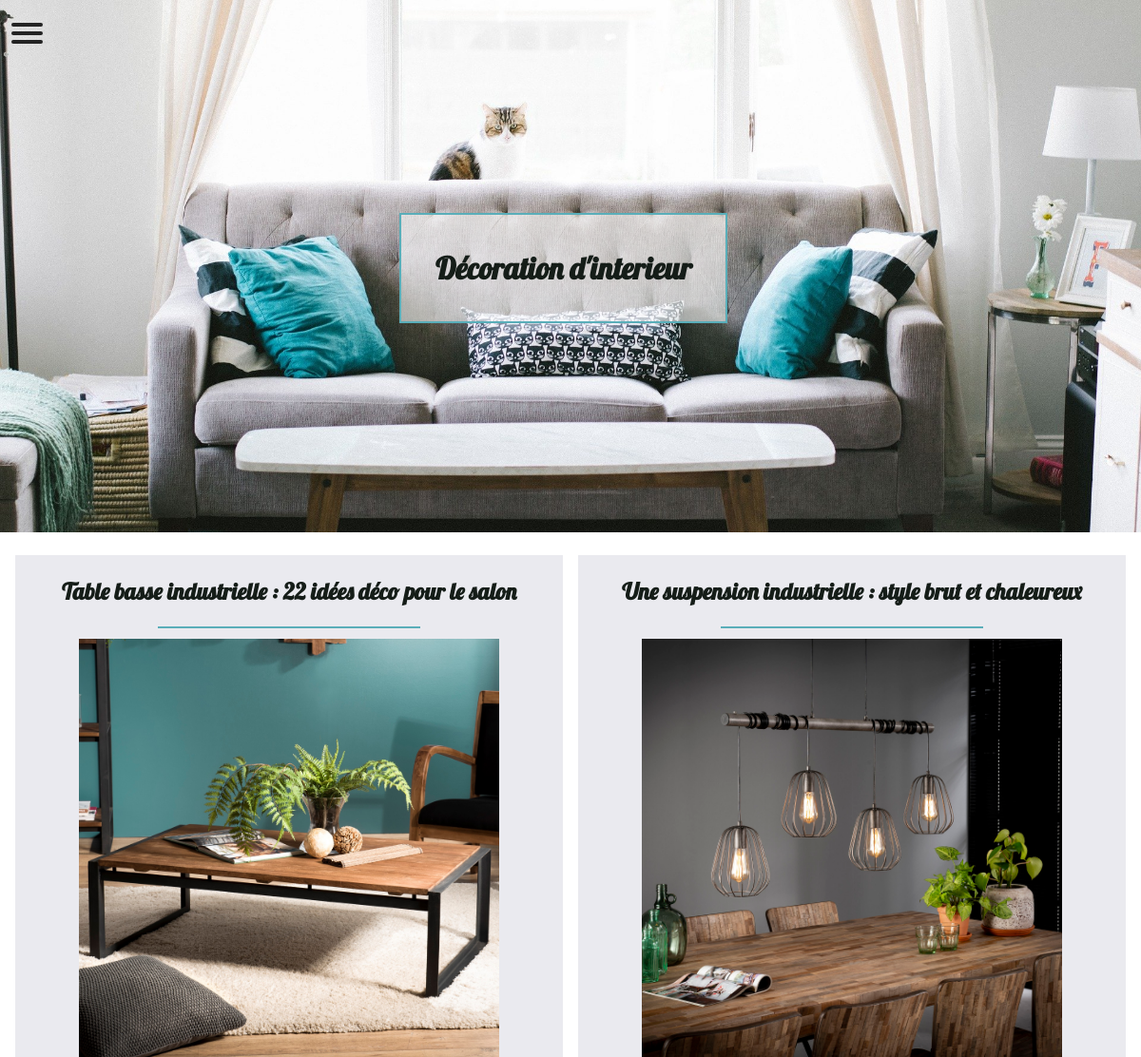
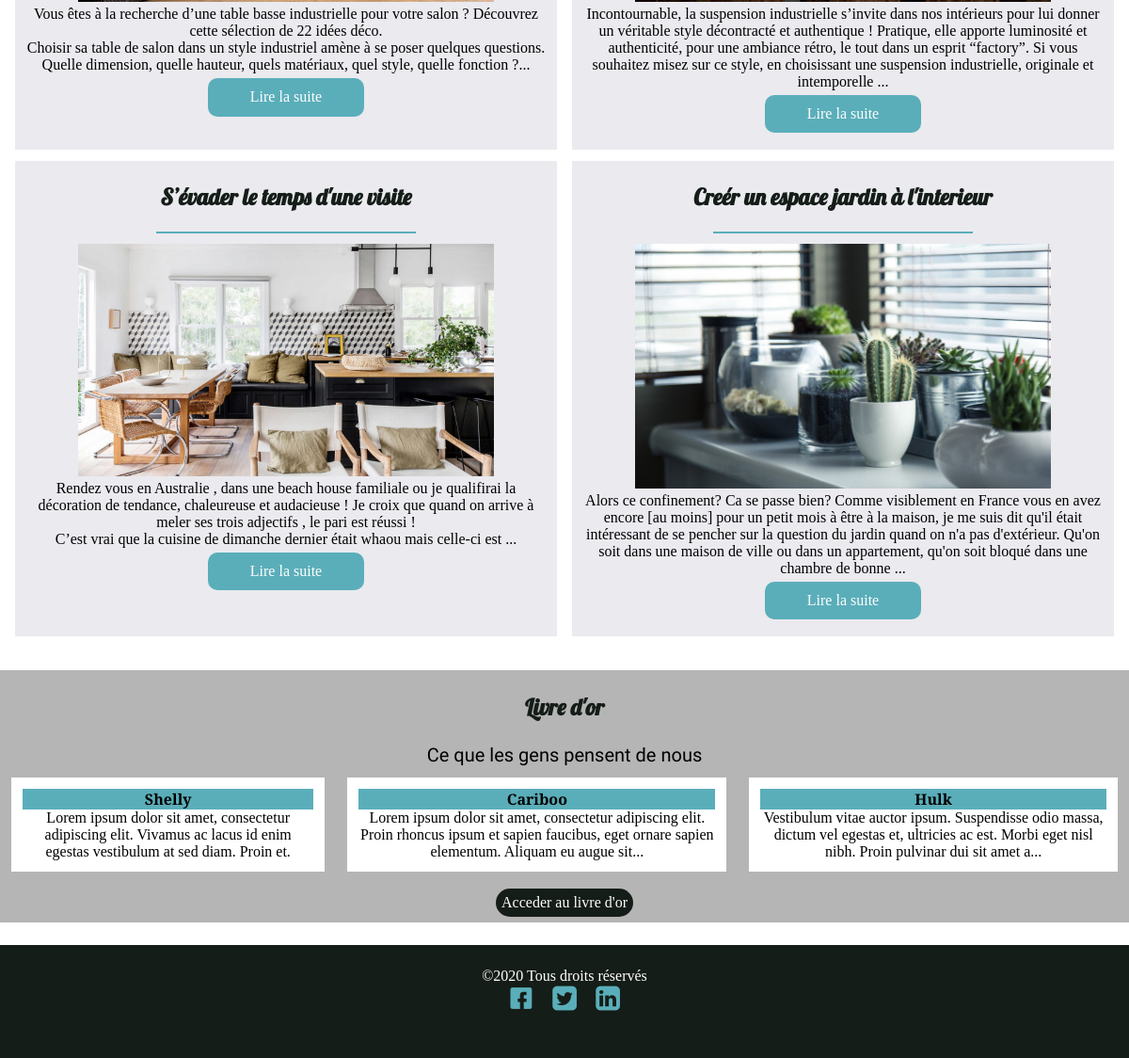
The page / on the database its author committed (2 pictures, top to bottom).
### tables this page shows
CREATE TABLE IF NOT EXISTS `commentaires` (
  `id` int(11) NOT NULL AUTO_INCREMENT,
  `commentaire` text NOT NULL,
  `id_utilisateur` int(11) NOT NULL,
  `date` datetime NOT NULL,
  PRIMARY KEY (`id`)
);

CREATE TABLE IF NOT EXISTS `utilisateurs` (
  `id` int(11) NOT NULL AUTO_INCREMENT,
  `login` varchar(255) NOT NULL,
  `password` varchar(255) NOT NULL,
  PRIMARY KEY (`id`)
);

### index.php (the view, shortened to what this page needs)
<?php
require 'php/require/header.php';
$bd = mysqli_connect("localhost","root","","livreor");
$requete = "SELECT * FROM commentaires  inner join utilisateurs ON utilisateurs.id= id_utilisateur ORDER BY rand() LIMIT 0,3 ";
$query = mysqli_query($bd,$requete);
$resultat = mysqli_fetch_all($query);
?>
        <div class="index-main-div">
            <section>
                <h2>Table basse industrielle : 22 idées déco pour le salon</h2>
                <hr>
                <img src="src/img/table1.Jpg" alt="Table basse">
                <p>Vous êtes à la recherche d’une table basse industrielle pour votre salon ? Découvrez cette sélection de 22 idées déco.</p>
                <p>Choisir sa table de salon dans un style industriel amène à se poser quelques questions. Quelle dimension, quelle hauteur, quels matériaux, quel style, quelle fonction ?...</p>
                <a class="bouton" href="#">Lire la suite</a>
            </section>
            <section>
                <h2>Une suspension industrielle : style brut et chaleureux</h2>
                <hr>
                <img src="src/img/suspension.jpg" alt="suspension industrielle">
                <p>Incontournable, la suspension industrielle s’invite dans nos intérieurs pour lui donner un véritable style décontracté et authentique !
                Pratique, elle apporte luminosité et authenticité, pour une ambiance rétro, le tout dans un esprit “factory”.
                Si vous souhaitez misez sur ce style, en choisissant une suspension industrielle, originale et intemporelle ...</p>
                <a class="bouton" href="#">Lire la suite</a>
            </section>
            <section>
                <h2>S’évader le temps d'une visite</h2>
                <hr>
                <img src="src/img/australie.jpg" alt="Photo de cuisine">
                <p>Rendez vous en Australie , dans une beach house familiale ou je qualifirai la décoration de tendance, chaleureuse et audacieuse ! Je croix que quand on arrive à meler ses trois adjectifs , le pari est réussi !</p>
                <p>C’est vrai que la cuisine de dimanche dernier était whaou mais celle-ci est ...</p>
                <a class="bouton" href="#">Lire la suite</a>
            </section>
            <section>
                <h2>Creér un espace jardin à l'interieur</h2>
                <hr>
                <img src="src/img/fleurs.jpg" alt="Jardin d'interieur">
                <p>Alors ce confinement? Ca se passe bien? Comme visiblement en France vous en avez encore [au moins] pour un petit mois à être à la maison, je me suis dit qu'il était intéressant de se pencher sur la question du jardin quand on n'a pas d'extérieur. Qu'on soit dans une maison de ville ou dans un appartement, qu'on soit bloqué dans une chambre de bonne ...</p>
                <a class="bouton" href="#">Lire la suite</a>
            </section>
        </div>
        <?php if ( isset($resultat) && !empty($resultat)) :?>
        <section class="livre-or">
            <h2>Livre d'or</h2>
            <p class="livre-or-p">Ce que les gens pensent de nous</p>
            <div class="livre-or-div">
                <?php foreach ($resultat as $valeur) : ?>
                <div>
                    <p class="index_login"><?php echo ucfirst($valeur[5]) ?></p>
                    <p><?php echo mb_strimwidth ( $valeur[1] , '0' , '150' ,"..."); ?></p>
                </div>
                <?php endforeach ;?>
            </div>
            <a class="connexion" href="livre-or.php?page=1">Acceder au livre d'or</a>
        </section>
        <?php endif ;?>

### php/require/header.php (shortened to what this page needs)
<!DOCTYPE html>
<html lang="fr">
<head>
    <link rel="stylesheet" href="src/css/fontello/css/fontello.css">
    <link rel="stylesheet" href="src/css/style.css">
</head>
<body>
    <header>
    <nav>
        <div id="menuToggle">
            <span></span>
            <span></span>
            <span></span>
        </div>
    </nav>
        <h1>Décoration d'interieur</h1>
    </header>
    <main >

### src/css/style.css (style rules this page uses)
* { max-width: 1400px; text-align: center; box-sizing: border-box; margin: 0; padding: 0; }
header { min-height: 70vh; background-image: url(../img/accueil.jpg); background-size: cover; background-position: top 60% right; position: relative; }
h1, h2 { font-family: 'Lobster', cursive; color: #151d18; }
h2 { padding: 2%; }
hr { width: 50%; margin: 2% auto; border: #5aaeb9 1px solid; }
a { text-decoration: none; }
p { font-family: 'Playfair Display', serif; }
#menuToggle { display: block; position: absolute; top: 3vh; left: 1%; z-index: 1; }
#menuToggle span { display: block; width: 33px; height: 4px; margin-bottom: 5px; position: relative; background-color: #232323; border-radius: 3px; z-index: 1; transform-origin: 4px 0px; }
#menuToggle span:nth-last-child(2) { transform-origin: 0% 100%; }
.bouton { display: block; width: 30%; margin: 1% auto; padding: 2%; background-color: #5aaeb9; color: white; border-radius: 10px; }
.connexion { display: inline-block; margin: 0.5%; padding: 0.5%; background-color: #151d18; color: white; border-radius: 20px; }
header h1 { position: absolute; top : 40%; left: 35%; padding: 3%; border: 2px solid #5aaeb9; background-color: rgba(255, 255, 255, 0.589); }
.index-main-div { display: flex; flex-wrap: wrap; justify-content: space-evenly; margin: 2% 0 ; }
.index-main-div section { width: 48%; margin-bottom: 1%; padding: 1%; background-color: #eaeaef; }
.index-main-div section img { width: 80%; }
.livre-or { margin: auto; background-color: #b5b5b5; }
.livre-or-p { font-size: 20px; font-family: 'Satisfy'; }
.livre-or-div { display: flex; justify-content: space-evenly; }
.livre-or-div div { margin: 1%; padding: 1%; background-color: white; }
.index_login { background-color: #5aaeb9; font-weight: bold; }
footer { margin-top: 2%; min-height: 15vh; background-color: #151d18; color: white; }
footer p { padding-top: 2%; }
.icon-facebook-rect:before { content: '\f301'; }
.icon-twitter-squared:before { content: '\f304'; }
.icon-linkedin-squared:before { content: '\f30c'; }
.icon-facebook-rect:before, .icon-twitter-squared:before, .icon-linkedin-squared:before { font-size: 30px; color: #5aaeb9; }
span { color: white; }

### rows shown on the page
commentaires: id_utilisateur.login "Shelly", commentaire "Lorem ipsum dolor sit amet, consectetur adipiscing elit. Vivamus ac lacus id enim egestas vestibulum at sed diam. Proin et."
commentaires: id_utilisateur.login "Cariboo", commentaire "Lorem ipsum dolor sit amet, consectetur adipiscing elit. Proin rhoncus ipsum et sapien faucibus, eget ornare sapien elementum. Aliquam eu augue sit..."
commentaires: id_utilisateur.login "Hulk", commentaire "Vestibulum vitae auctor ipsum. Suspendisse odio massa, dictum vel egestas et, ultricies ac est. Morbi eget nisl nibh. Proin pulvinar dui sit amet a..."
